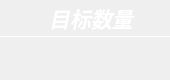
                    <widget class="QFrame" name="Target_QF_cam">
                     <property name="minimumSize">
                      <size>
                       <width>170</width>
                       <height>80</height>
                      </size>
                     </property>
                     <property name="maximumSize">
                      <size>
                       <width>170</width>
                       <height>80</height>
                      </size>
                     </property>
                     <property name="toolTipDuration">
                      <number>0</number>
                     </property>
                     <property name="styleSheet">
                      <string notr="true">QFrame#Target_QF_cam{
color: rgb(255, 255, 255);
border-radius: 15px;
background-color: qradialgradient(cx:0, cy:0, radius:1, fx:0.1, fy:0.1, stop:0 rgb(253, 139, 133),  stop:1 rgb(248, 194, 152));
border: 1px outset rgb(252, 194, 149)
}
</string>
                     </property>
                     <!-- <property name="frameShape">
                      <enum>QFrame::StyledPanel</enum>
                     </property> -->
                     <property name="frameShadow">
                      <enum>QFrame::Raised</enum>
                     </property>
                     <layout class="QVBoxLayout" name="verticalLayout_24" stretch="0,2,1">
                      <property name="spacing">
                       <number>0</number>
                      </property>
                      <property name="leftMargin">
                       <number>0</number>
                      </property>
                      <property name="topMargin">
                       <number>0</number>
                      </property>
                      <property name="rightMargin">
                       <number>0</number>
                      </property>
                      <property name="bottomMargin">
                       <number>0</number>
                      </property>
                      <item>
                       <widget class="QFrame" name="Target_top_cam">
                        <property name="styleSheet">
                         <string notr="true">border:none</string>
                        </property>
                        <!-- <property name="frameShape">
                         <enum>QFrame::StyledPanel</enum>
                        </property> -->
                        <property name="frameShadow">
                         <enum>QFrame::Raised</enum>
                        </property>
                        <layout class="QHBoxLayout" name="horizontalLayout_17">
                         <property name="spacing">
                          <number>0</number>
                         </property>
                         <property name="leftMargin">
                          <number>0</number>
                         </property>
                         <property name="topMargin">
                          <number>3</number>
                         </property>
                         <property name="rightMargin">
                          <number>0</number>
                         </property>
                         <property name="bottomMargin">
                          <number>3</number>
                         </property>
                         <item>
                          <widget class="QLabel" name="label_10">
                           <property name="maximumSize">
                            <size>
                             <width>16777215</width>
                             <height>30</height>
                            </size>
                           </property>
                           <property name="font">
                            <font>
                             <family>Segoe UI</family>
                             <pointsize>16</pointsize>
                             <italic>true</italic>
                             <bold>true</bold>
                            </font>
                           </property>
                           <property name="styleSheet">
                            <string notr="true">color: rgb(255, 255, 255);
padding-left:12px;
font: 700 italic 16pt &quot;Segoe UI&quot;;</string>
                           </property>
                           <property name="text">
                            <string>目标数量</string>
                           </property>
                           <property name="alignment">
                            <set>Qt::AlignCenter</set>
                           </property>
                           <property name="indent">
                            <number>0</number>
                           </property>
                          </widget>
                         </item>
                        </layout>
                       </widget>
                      </item>
                      <item>
                       <widget class="Line" name="line_7">
                        <property name="maximumSize">
                         <size>
                          <width>16777215</width>
                          <height>1</height>
                         </size>
                        </property>
                        <property name="styleSheet">
                         <string notr="true">background-color: rgb(255, 255, 255);</string>
                        </property>
                        <property name="orientation">
                         <enum>Qt::Horizontal</enum>
                        </property>
                       </widget>
                      </item>
                      <item>
                       <widget class="QFrame" name="Target_bottom_cam">
                        <property name="styleSheet">
                         <string notr="true">border:none</string>
                        </property>
                        <!-- <property name="frameShape">
                         <enum>QFrame::StyledPanel</enum>
                        </property> -->
                        <property name="frameShadow">
                         <enum>QFrame::Raised</enum>
                        </property>
                        <layout class="QVBoxLayout" name="verticalLayout_25">
                         <property name="spacing">
                          <number>0</number>
                         </property>
                         <property name="leftMargin">
                          <number>0</number>
                         </property>
                         <property name="topMargin">
                          <number>6</number>
                         </property>
                         <property name="rightMargin">
                          <number>0</number>
                         </property>
                         <property name="bottomMargin">
                          <number>6</number>
                         </property>
                         <item alignment="Qt::AlignTop">
                          <widget class="QLabel" name="Target_num_cam">
                           <property name="minimumSize">
                            <size>
                             <width>0</width>
                             <height>30</height>
                            </size>
                           </property>
                           <property name="maximumSize">
                            <size>
                             <width>16777215</width>
                             <height>30</height>
                            </size>
                           </property>
                           <property name="font">
                            <font>
                             <family>Segoe UI</family>
                             <pointsize>17</pointsize>
                             <italic>false</italic>
                             <bold>false</bold>
                             <underline>false</underline>
                            </font>
                           </property>
                           <property name="styleSheet">
                            <string notr="true">color: rgb(255, 255, 255);
font: 17pt &quot;Segoe UI&quot;;</string>
                           </property>
                           <property name="text">
                            <string/>
                           </property>
                           <property name="alignment">
                            <set>Qt::AlignCenter</set>
                           </property>
                          </widget>
                         </item>
                        </layout>
                       </widget>
                      </item>
                     </layout>
                    </widget>
